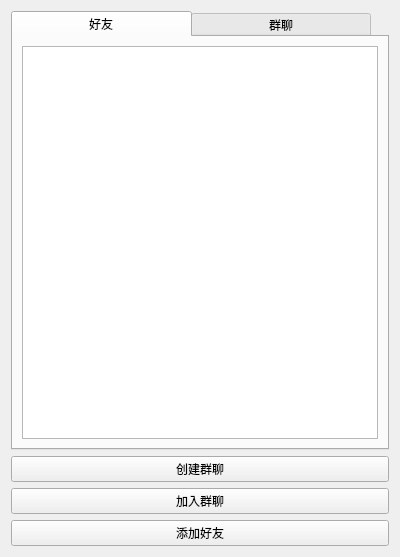
<?xml version="1.0" encoding="UTF-8"?>
<ui version="4.0">
 <class>Chatlist</class>
 <widget class="QWidget" name="Chatlist">
  <property name="geometry">
   <rect>
    <x>0</x>
    <y>0</y>
    <width>400</width>
    <height>557</height>
   </rect>
  </property>
  <property name="windowTitle">
   <string>Form</string>
  </property>
  <layout class="QVBoxLayout" name="verticalLayout">
   <item>
    <widget class="QTabWidget" name="tabWidget">
     <property name="styleSheet">
      <string notr="true">QTabBar::tab{width:180}</string>
     </property>
     <property name="currentIndex">
      <number>0</number>
     </property>
     <widget class="QWidget" name="widget">
      <attribute name="title">
       <string>好友</string>
      </attribute>
      <layout class="QVBoxLayout" name="verticalLayout_2">
       <item>
        <widget class="QListWidget" name="friendList"/>
       </item>
      </layout>
     </widget>
     <widget class="QWidget" name="widget">
      <attribute name="title">
       <string>群聊</string>
      </attribute>
      <layout class="QVBoxLayout" name="verticalLayout_3">
       <item>
        <widget class="QListWidget" name="groupList"/>
       </item>
      </layout>
     </widget>
    </widget>
   </item>
   <item>
    <widget class="QPushButton" name="createGroupButton">
     <property name="text">
      <string>创建群聊</string>
     </property>
    </widget>
   </item>
   <item>
    <widget class="QPushButton" name="addGroupButton">
     <property name="text">
      <string>加入群聊</string>
     </property>
    </widget>
   </item>
   <item>
    <widget class="QPushButton" name="addButton">
     <property name="text">
      <string>添加好友</string>
     </property>
    </widget>
   </item>
  </layout>
 </widget>
 <resources/>
 <connections/>
</ui>
